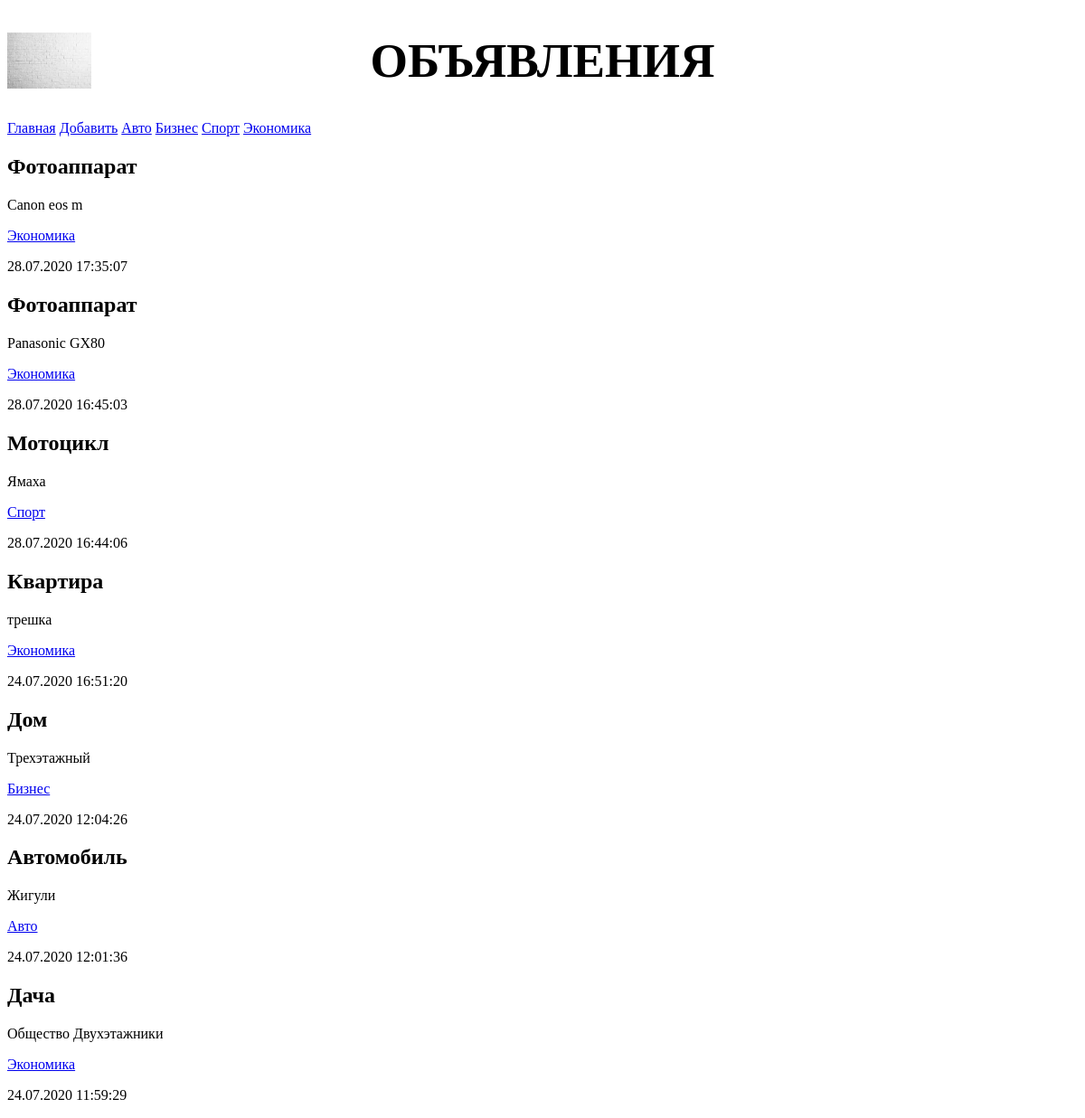
Page /bboard/ on the earlier database version.
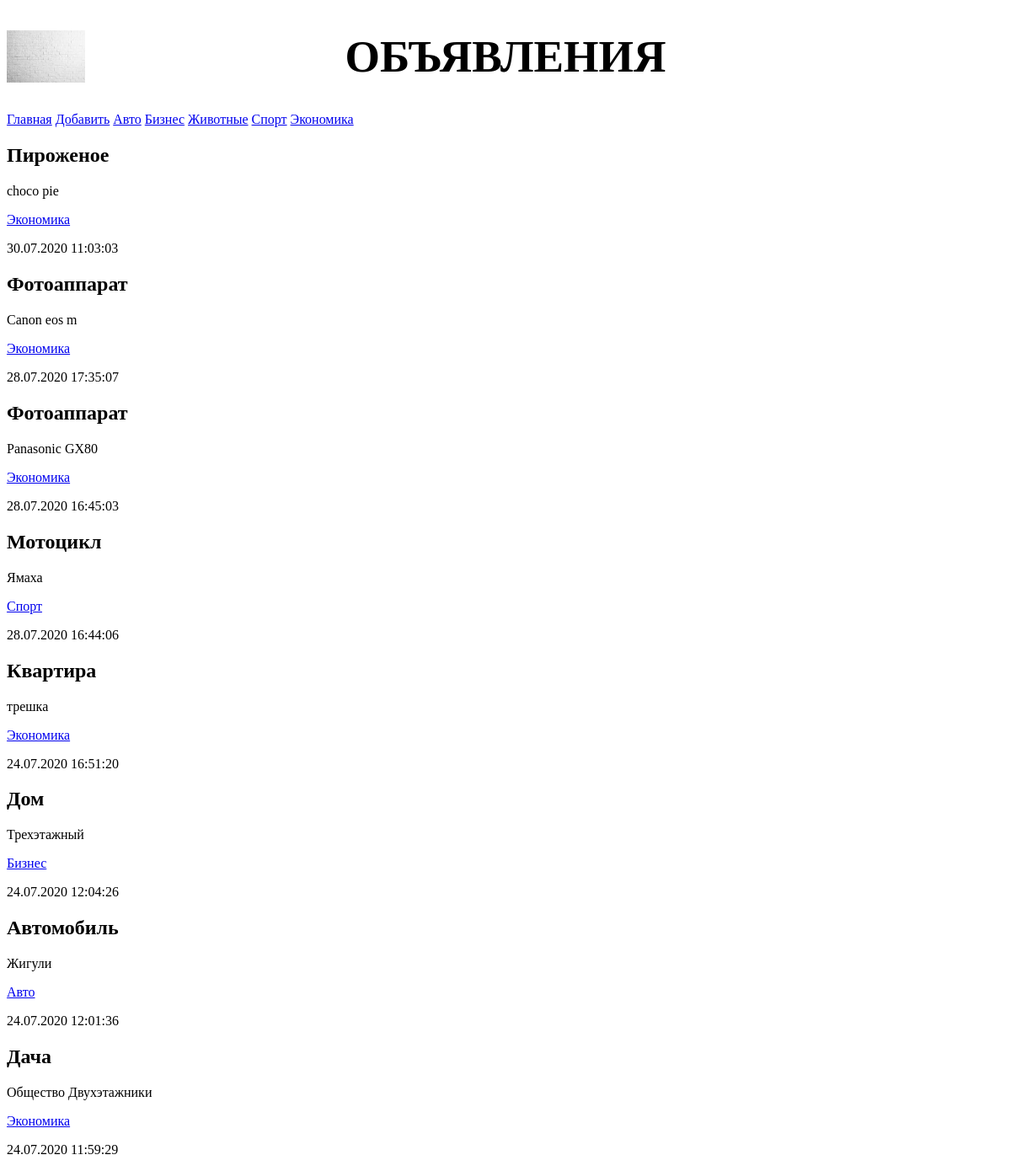
Same page on the later database version.
### bboard/models.py (models this page shows, shortened)
class Rubric(models.Model):
    name = models.CharField(max_length=20, db_index=True, verbose_name='Название')
    visible = models.BooleanField(default=False)
    class Meta:
        verbose_name_plural = 'Рубрики'
        verbose_name = 'Рубрика'
        ordering = ['name']

class Bb(models.Model):
    title = models.CharField(max_length=50, verbose_name='Товар')
    content = models.TextField(null=True, blank=True, verbose_name='Описание')
    price = models.FloatField(null=True, blank=True, verbose_name='Цена')
    published = models.DateTimeField(auto_now_add=True, db_index=True, verbose_name='Опубликовано')
    rubric = models.ForeignKey('Rubric', null=True, on_delete=models.PROTECT, verbose_name='Рубрика',
                               limit_choices_to={'visible': True})
    class Meta:
        verbose_name_plural = 'Объявления'
        verbose_name = 'Объявление'
        ordering = ['-published']

### bboard/views.py (the view)
# urls.py: path('', index, name='index'),
def index(request):
    bbs = Bb.objects.all()
    rubrics = Rubric.objects.all()
    context = {'bbs':bbs, 'rubrics':rubrics}
    return render(request, 'bboard/index.html', context)

### bboard/templates/bboard/index.html
{% extends 'layout/basic.html' %}
{% block content %}
{% for bb in bbs %}
<div class="b">
    <h2>{{ bb.title }}</h2>
    <p>{{ bb.content }}</p>
    <p><a href="{% url 'by_rubric' bb.rubric.pk %}">{{ bb.rubric.name }}</a></p>
    <p>{{ bb.published|date:'d.m.Y H:i:s' }}</p>
</div>
{% endfor %}
{% endblock %}

### bboard/templates/layout/basic.html (shortened to what this page needs)
{% load static %}
<!doctype html>
<html>
    <head>
        <link rel="stylesheet" type="text/css"
        href="{% static 'bboard/style.css' %}">
    </head>
    <body>
        <header>
            <h1>Объявления</h1>
        </header>
        <nav>
            <a href="{% url 'index' %}">Главная</a>
            <a href="{% url 'add' %}">Добавить</a>
            {% for rubric in rubrics %}
                <a href="{% url 'by_rubric' rubric.pk %}">{{ rubric.name }}</a>
            {% endfor %}
        </nav>
        <section>
            {% block content %}
            {% endblock %}
        </section>
    </body>
</html>

### bboard/static/bboard/style.css (style rules this page uses)
header h1 { font-size: 40pt; text-transform: uppercase; text-align: center; background: url("bg.jpeg") left / auto 100% no-repeat; }
nav { list-style-type: none; margin: 0; padding: 0; }
section { margin-left: 300рх; }

Differences in the rows shown:
added Rubric: name "Животные"
added Bb: title "Пироженое", content "choco pie", rubric.name "Экономика", published "30.07.2020 11:03:03"
